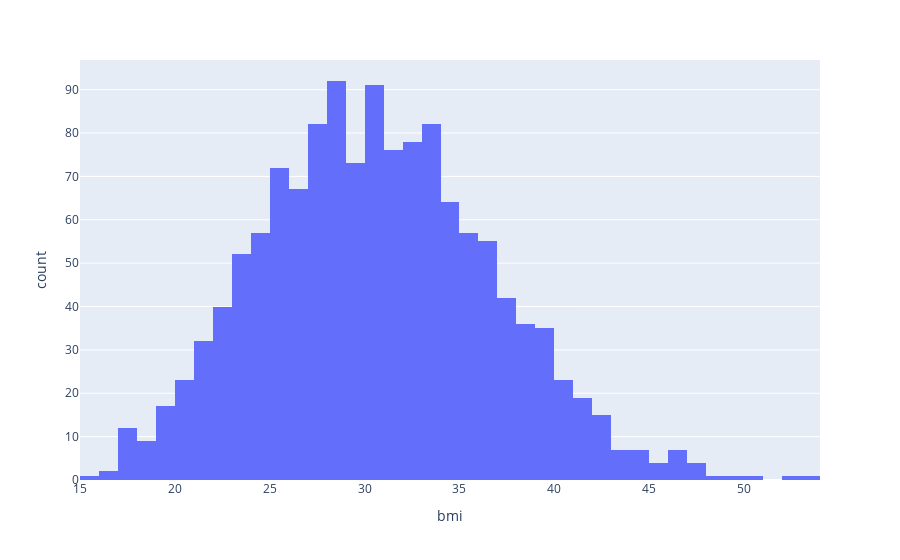

Notebook source saved alongside this figure:
### Markdown cell above
* Examine the distribution of Bmi (Body Mass Index)

### Code cell
fig = px.histogram(data, x="bmi")
fig.show()

### Figure 1 — Plotly figure (JSON) as saved in the notebook; plotly's stock layout.template omitted (floating-point values rounded to 4 significant figures; data arrays with more than 128 entries replaced by an {"elided": "..."} marker saying what was removed)
{"data": [{"alignmentgroup": "True", "bingroup": "x", "hovertemplate": "bmi=%{x}<br>count=%{y}<extra></extra>", "legendgroup": "", "marker": {"color": "#636efa", "pattern": {"shape": ""}}, "name": "", "offsetgroup": "", "orientation": "v", "showlegend": false, "type": "histogram", "x": {"elided": "1338 float values"}, "xaxis": "x", "yaxis": "y"}], "layout": {"barmode": "relative", "legend": {"tracegroupgap": 0}, "margin": {"t": 60}, "xaxis": {"anchor": "y", "domain": [0, 1], "title": {"text": "bmi"}}, "yaxis": {"anchor": "x", "domain": [0, 1], "title": {"text": "count"}}}}
